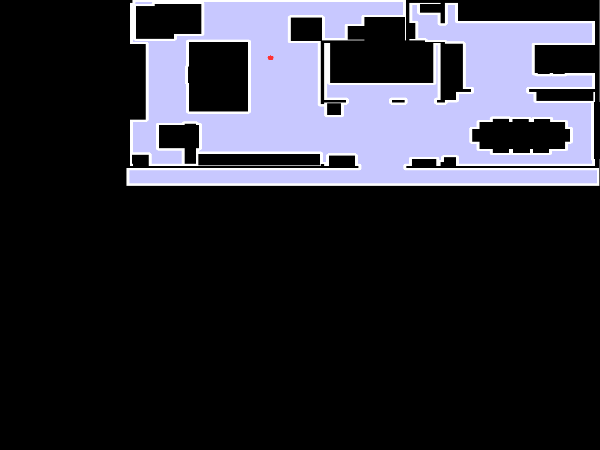
#> input picture guide-demo/sample_map.png, 600 x 450 px
$ python random_tests.py
#> lines starting #> are read from the running program, lines starting #| are printed output that depends on the picture
from PIL import Image
import numpy as np
import matplotlib.pyplot as plt
import cv2

def load_image(infilename):
#> called with infilename = 'sample_map.png'
    img = Image.open(infilename)
#> img is the input picture: PIL image 600x450 RGBA; mean R, G, B, A 45.4, 45.4, 55, 255
    img.load()
    data = np.asarray(img, dtype="float32")
    return data

sample_im = "sample_map.png"
map2d = load_image(sample_im)

plt.imshow(map2d[:,:,2])
plt.show()
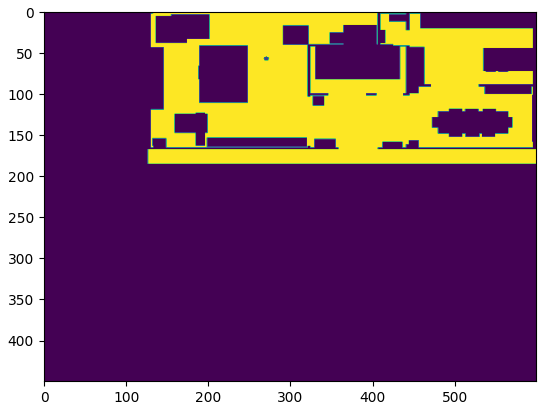
#> figure drawn by matplotlib, 1 panel
